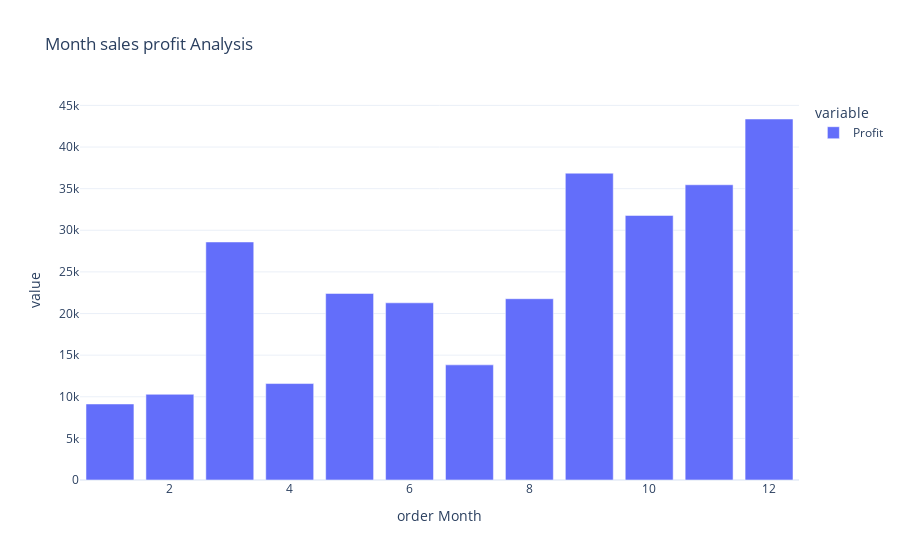

The cell this chart's notebook holds for it:
### Code cell
grp= px.bar(profit_month,x='order Month',y=['Profit'],title="Month sales profit Analysis")
grp.show()

### Figure 1 — Plotly figure (JSON) as saved in the notebook; plotly's stock layout.template omitted (floating-point values rounded to 4 significant figures)
{"data": [{"alignmentgroup": "True", "hovertemplate": "variable=Profit<br>order Month=%{x}<br>value=%{y}<extra></extra>", "legendgroup": "Profit", "marker": {"color": "#636efa", "pattern": {"shape": ""}}, "name": "Profit", "offsetgroup": "Profit", "orientation": "v", "showlegend": true, "textposition": "auto", "type": "bar", "x": [1, 2, 3, 4, 5, 6, 7, 8, 9, 10, 11, 12], "xaxis": "x", "y": [9134.0, 10290.0, 28590.0, 11590.0, 22410.0, 21290.0, 13830.0, 21780.0, 36860.0, 31780.0, 35470.0, 43370.0], "yaxis": "y"}], "layout": {"autosize": true, "barmode": "relative", "legend": {"title": {"text": "variable"}, "tracegroupgap": 0}, "title": {"text": "Month sales profit Analysis"}, "xaxis": {"anchor": "y", "autorange": true, "domain": [0, 1], "range": [0.5, 12.5], "title": {"text": "order Month"}, "type": "linear"}, "yaxis": {"anchor": "x", "autorange": true, "domain": [0, 1], "range": [0, 45650.0], "title": {"text": "value"}, "type": "linear"}}}
